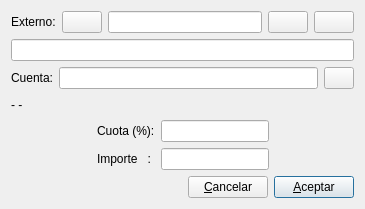
<?xml version="1.0" encoding="UTF-8"?>
<ui version="4.0">
 <class>ed_cta_lote</class>
 <widget class="QDialog" name="ed_cta_lote">
  <property name="geometry">
   <rect>
    <x>0</x>
    <y>0</y>
    <width>365</width>
    <height>209</height>
   </rect>
  </property>
  <property name="windowTitle">
   <string>Edición de cuenta</string>
  </property>
  <layout class="QVBoxLayout" name="verticalLayout">
   <item>
    <layout class="QHBoxLayout" name="horizontalLayout_4">
     <item>
      <widget class="QLabel" name="externo_label">
       <property name="text">
        <string>Externo:</string>
       </property>
      </widget>
     </item>
     <item>
      <widget class="QPushButton" name="busca_externo_pushButton">
       <property name="text">
        <string/>
       </property>
       <property name="icon">
        <iconset resource="../keme.qrc">
         <normaloff>:/iconos/graf/xmag.png</normaloff>:/iconos/graf/xmag.png</iconset>
       </property>
      </widget>
     </item>
     <item>
      <widget class="QLineEdit" name="externo_lineEdit">
       <property name="maximumSize">
        <size>
         <width>200</width>
         <height>16777215</height>
        </size>
       </property>
      </widget>
     </item>
     <item>
      <widget class="QPushButton" name="datos_externo_pushButton">
       <property name="text">
        <string/>
       </property>
       <property name="icon">
        <iconset resource="../keme.qrc">
         <normaloff>:/iconos/graf/edit-find-mail.png</normaloff>:/iconos/graf/edit-find-mail.png</iconset>
       </property>
      </widget>
     </item>
     <item>
      <widget class="QPushButton" name="quita_externo_pushButton">
       <property name="text">
        <string/>
       </property>
       <property name="icon">
        <iconset resource="../keme.qrc">
         <normaloff>:/iconos/graf/borraelem.png</normaloff>:/iconos/graf/borraelem.png</iconset>
       </property>
      </widget>
     </item>
    </layout>
   </item>
   <item>
    <widget class="QLineEdit" name="descrip_externo_lineEdit">
     <property name="readOnly">
      <bool>true</bool>
     </property>
    </widget>
   </item>
   <item>
    <layout class="QHBoxLayout" name="horizontalLayout_2">
     <item>
      <widget class="QLabel" name="label">
       <property name="text">
        <string>Cuenta:</string>
       </property>
      </widget>
     </item>
     <item>
      <widget class="QLineEdit" name="cuentalineEdit"/>
     </item>
     <item>
      <widget class="QPushButton" name="ctapushButton">
       <property name="enabled">
        <bool>true</bool>
       </property>
       <property name="maximumSize">
        <size>
         <width>30</width>
         <height>16777215</height>
        </size>
       </property>
       <property name="text">
        <string/>
       </property>
       <property name="icon">
        <iconset resource="../keme.qrc">
         <normaloff>:/iconos/graf/xmag.png</normaloff>:/iconos/graf/xmag.png</iconset>
       </property>
      </widget>
     </item>
    </layout>
   </item>
   <item>
    <widget class="QLabel" name="descrip_label">
     <property name="maximumSize">
      <size>
       <width>300</width>
       <height>16777215</height>
      </size>
     </property>
     <property name="text">
      <string>- -</string>
     </property>
    </widget>
   </item>
   <item>
    <layout class="QHBoxLayout" name="horizontalLayout_3">
     <item>
      <spacer name="horizontalSpacer_2">
       <property name="orientation">
        <enum>Qt::Horizontal</enum>
       </property>
       <property name="sizeHint" stdset="0">
        <size>
         <width>40</width>
         <height>20</height>
        </size>
       </property>
      </spacer>
     </item>
     <item>
      <layout class="QGridLayout" name="gridLayout">
       <item row="0" column="0">
        <widget class="QLabel" name="cuota_label">
         <property name="text">
          <string>Cuota (%):</string>
         </property>
        </widget>
       </item>
       <item row="0" column="1">
        <widget class="QLineEdit" name="tipolineEdit"/>
       </item>
       <item row="1" column="0">
        <widget class="QLabel" name="importe_label">
         <property name="text">
          <string>Importe   :</string>
         </property>
        </widget>
       </item>
       <item row="1" column="1">
        <widget class="QLineEdit" name="importelineEdit"/>
       </item>
      </layout>
     </item>
     <item>
      <spacer name="horizontalSpacer_3">
       <property name="orientation">
        <enum>Qt::Horizontal</enum>
       </property>
       <property name="sizeHint" stdset="0">
        <size>
         <width>40</width>
         <height>20</height>
        </size>
       </property>
      </spacer>
     </item>
    </layout>
   </item>
   <item>
    <layout class="QHBoxLayout" name="horizontalLayout">
     <item>
      <spacer name="horizontalSpacer">
       <property name="orientation">
        <enum>Qt::Horizontal</enum>
       </property>
       <property name="sizeHint" stdset="0">
        <size>
         <width>68</width>
         <height>20</height>
        </size>
       </property>
      </spacer>
     </item>
     <item>
      <widget class="QPushButton" name="cancelarpushButton">
       <property name="text">
        <string>&amp;Cancelar</string>
       </property>
      </widget>
     </item>
     <item>
      <widget class="QPushButton" name="aceptarpushButton">
       <property name="text">
        <string>&amp;Aceptar</string>
       </property>
       <property name="default">
        <bool>true</bool>
       </property>
      </widget>
     </item>
    </layout>
   </item>
  </layout>
 </widget>
 <resources>
  <include location="../keme.qrc"/>
 </resources>
 <connections>
  <connection>
   <sender>cancelarpushButton</sender>
   <signal>clicked()</signal>
   <receiver>ed_cta_lote</receiver>
   <slot>reject()</slot>
   <hints>
    <hint type="sourcelabel">
     <x>181</x>
     <y>121</y>
    </hint>
    <hint type="destinationlabel">
     <x>64</x>
     <y>62</y>
    </hint>
   </hints>
  </connection>
  <connection>
   <sender>aceptarpushButton</sender>
   <signal>clicked()</signal>
   <receiver>ed_cta_lote</receiver>
   <slot>accept()</slot>
   <hints>
    <hint type="sourcelabel">
     <x>244</x>
     <y>125</y>
    </hint>
    <hint type="destinationlabel">
     <x>315</x>
     <y>82</y>
    </hint>
   </hints>
  </connection>
 </connections>
</ui>
